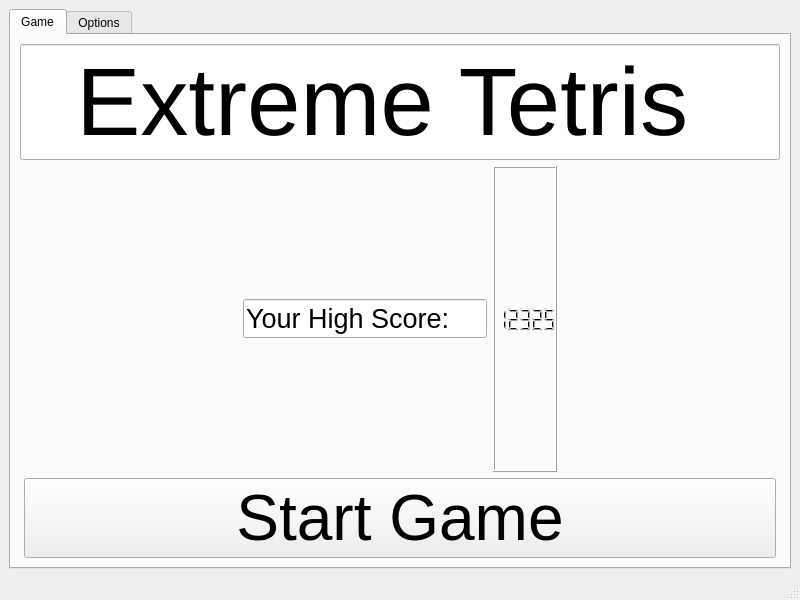
<?xml version="1.0" encoding="UTF-8"?>
<ui version="4.0">
 <class>MainWindow</class>
 <widget class="QMainWindow" name="MainWindow">
  <property name="geometry">
   <rect>
    <x>0</x>
    <y>0</y>
    <width>800</width>
    <height>600</height>
   </rect>
  </property>
  <property name="windowTitle">
   <string>MainWindow</string>
  </property>
  <widget class="QWidget" name="centralwidget">
   <layout class="QVBoxLayout" name="verticalLayout_2">
    <item>
     <layout class="QVBoxLayout" name="verticalLayout">
      <item>
       <widget class="QTabWidget" name="tabWidget">
        <property name="currentIndex">
         <number>0</number>
        </property>
        <widget class="QWidget" name="ventana_principal">
         <attribute name="title">
          <string>Game</string>
         </attribute>
         <layout class="QVBoxLayout" name="verticalLayout_3">
          <item>
           <layout class="QVBoxLayout" name="verticalLayout_4">
            <item>
             <layout class="QHBoxLayout" name="horizontalLayout_3">
              <item>
               <widget class="QLineEdit" name="lineEdit">
                <property name="font">
                 <font>
                  <pointsize>72</pointsize>
                 </font>
                </property>
                <property name="layoutDirection">
                 <enum>Qt::LeftToRight</enum>
                </property>
                <property name="text">
                 <string>  Extreme Tetris</string>
                </property>
                <property name="dragEnabled">
                 <bool>false</bool>
                </property>
                <property name="readOnly">
                 <bool>true</bool>
                </property>
               </widget>
              </item>
             </layout>
            </item>
            <item>
             <layout class="QHBoxLayout" name="horizontalLayout_2">
              <item>
               <spacer name="horizontalSpacer">
                <property name="orientation">
                 <enum>Qt::Horizontal</enum>
                </property>
                <property name="sizeHint" stdset="0">
                 <size>
                  <width>40</width>
                  <height>20</height>
                 </size>
                </property>
               </spacer>
              </item>
              <item>
               <widget class="QLineEdit" name="lineEdit_3">
                <property name="font">
                 <font>
                  <pointsize>20</pointsize>
                 </font>
                </property>
                <property name="text">
                 <string>Your High Score:</string>
                </property>
               </widget>
              </item>
              <item>
               <widget class="QLCDNumber" name="lcdNumber">
                <property name="font">
                 <font>
                  <family>Calibri</family>
                  <pointsize>10</pointsize>
                 </font>
                </property>
                <property name="frameShape">
                 <enum>QFrame::Box</enum>
                </property>
                <property name="frameShadow">
                 <enum>QFrame::Raised</enum>
                </property>
                <property name="midLineWidth">
                 <number>0</number>
                </property>
                <property name="intValue" stdset="0">
                 <number>12325</number>
                </property>
               </widget>
              </item>
              <item>
               <spacer name="horizontalSpacer_2">
                <property name="orientation">
                 <enum>Qt::Horizontal</enum>
                </property>
                <property name="sizeHint" stdset="0">
                 <size>
                  <width>40</width>
                  <height>20</height>
                 </size>
                </property>
               </spacer>
              </item>
             </layout>
            </item>
            <item>
             <layout class="QHBoxLayout" name="horizontalLayout">
              <item>
               <widget class="QPushButton" name="pushButton">
                <property name="enabled">
                 <bool>true</bool>
                </property>
                <property name="minimumSize">
                 <size>
                  <width>752</width>
                  <height>23</height>
                 </size>
                </property>
                <property name="maximumSize">
                 <size>
                  <width>752</width>
                  <height>16777215</height>
                 </size>
                </property>
                <property name="font">
                 <font>
                  <pointsize>48</pointsize>
                 </font>
                </property>
                <property name="text">
                 <string>Start Game</string>
                </property>
               </widget>
              </item>
             </layout>
            </item>
           </layout>
          </item>
         </layout>
        </widget>
        <widget class="QWidget" name="opciones">
         <attribute name="title">
          <string>Options</string>
         </attribute>
         <layout class="QVBoxLayout" name="verticalLayout_6">
          <item>
           <layout class="QHBoxLayout" name="horizontalLayout_7">
            <item>
             <spacer name="horizontalSpacer_4">
              <property name="orientation">
               <enum>Qt::Horizontal</enum>
              </property>
              <property name="sizeHint" stdset="0">
               <size>
                <width>40</width>
                <height>20</height>
               </size>
              </property>
             </spacer>
            </item>
            <item>
             <widget class="QLineEdit" name="lineEdit_6">
              <property name="font">
               <font>
                <pointsize>20</pointsize>
               </font>
              </property>
              <property name="text">
               <string>General Sounds</string>
              </property>
             </widget>
            </item>
            <item>
             <widget class="Phonon::VolumeSlider" name="volumeSlider">
              <property name="font">
               <font>
                <pointsize>8</pointsize>
               </font>
              </property>
             </widget>
            </item>
            <item>
             <spacer name="horizontalSpacer_3">
              <property name="orientation">
               <enum>Qt::Horizontal</enum>
              </property>
              <property name="sizeHint" stdset="0">
               <size>
                <width>40</width>
                <height>20</height>
               </size>
              </property>
             </spacer>
            </item>
           </layout>
          </item>
          <item>
           <layout class="QHBoxLayout" name="horizontalLayout_6">
            <item>
             <spacer name="horizontalSpacer_6">
              <property name="orientation">
               <enum>Qt::Horizontal</enum>
              </property>
              <property name="sizeHint" stdset="0">
               <size>
                <width>40</width>
                <height>20</height>
               </size>
              </property>
             </spacer>
            </item>
            <item>
             <widget class="QLineEdit" name="lineEdit_5">
              <property name="font">
               <font>
                <pointsize>20</pointsize>
               </font>
              </property>
              <property name="text">
               <string>Effects Sounds</string>
              </property>
             </widget>
            </item>
            <item>
             <widget class="Phonon::VolumeSlider" name="volumeSlider_2"/>
            </item>
            <item>
             <spacer name="horizontalSpacer_5">
              <property name="orientation">
               <enum>Qt::Horizontal</enum>
              </property>
              <property name="sizeHint" stdset="0">
               <size>
                <width>40</width>
                <height>20</height>
               </size>
              </property>
             </spacer>
            </item>
           </layout>
          </item>
          <item>
           <layout class="QHBoxLayout" name="horizontalLayout_5">
            <item>
             <spacer name="horizontalSpacer_8">
              <property name="orientation">
               <enum>Qt::Horizontal</enum>
              </property>
              <property name="sizeHint" stdset="0">
               <size>
                <width>40</width>
                <height>20</height>
               </size>
              </property>
             </spacer>
            </item>
            <item>
             <widget class="QLineEdit" name="lineEdit_4">
              <property name="font">
               <font>
                <pointsize>20</pointsize>
               </font>
              </property>
              <property name="text">
               <string>Game Sounds</string>
              </property>
             </widget>
            </item>
            <item>
             <widget class="Phonon::VolumeSlider" name="volumeSlider_3"/>
            </item>
            <item>
             <spacer name="horizontalSpacer_7">
              <property name="orientation">
               <enum>Qt::Horizontal</enum>
              </property>
              <property name="sizeHint" stdset="0">
               <size>
                <width>40</width>
                <height>20</height>
               </size>
              </property>
             </spacer>
            </item>
           </layout>
          </item>
          <item>
           <layout class="QVBoxLayout" name="verticalLayout_5">
            <item>
             <layout class="QHBoxLayout" name="horizontalLayout_4">
              <item>
               <spacer name="horizontalSpacer_10">
                <property name="orientation">
                 <enum>Qt::Horizontal</enum>
                </property>
                <property name="sizeHint" stdset="0">
                 <size>
                  <width>40</width>
                  <height>20</height>
                 </size>
                </property>
               </spacer>
              </item>
              <item>
               <widget class="QLineEdit" name="lineEdit_2">
                <property name="font">
                 <font>
                  <pointsize>20</pointsize>
                 </font>
                </property>
                <property name="text">
                 <string>Level</string>
                </property>
               </widget>
              </item>
              <item>
               <widget class="Phonon::SeekSlider" name="seekSlider"/>
              </item>
              <item>
               <spacer name="horizontalSpacer_9">
                <property name="orientation">
                 <enum>Qt::Horizontal</enum>
                </property>
                <property name="sizeHint" stdset="0">
                 <size>
                  <width>40</width>
                  <height>20</height>
                 </size>
                </property>
               </spacer>
              </item>
             </layout>
            </item>
           </layout>
          </item>
         </layout>
        </widget>
       </widget>
      </item>
     </layout>
    </item>
   </layout>
  </widget>
  <widget class="QStatusBar" name="statusbar"/>
 </widget>
 <customwidgets>
  <customwidget>
   <class>Phonon::SeekSlider</class>
   <extends>QWidget</extends>
   <header location="global">phonon/seekslider.h</header>
  </customwidget>
  <customwidget>
   <class>Phonon::VolumeSlider</class>
   <extends>QWidget</extends>
   <header location="global">phonon/volumeslider.h</header>
  </customwidget>
 </customwidgets>
 <resources/>
 <connections/>
</ui>
